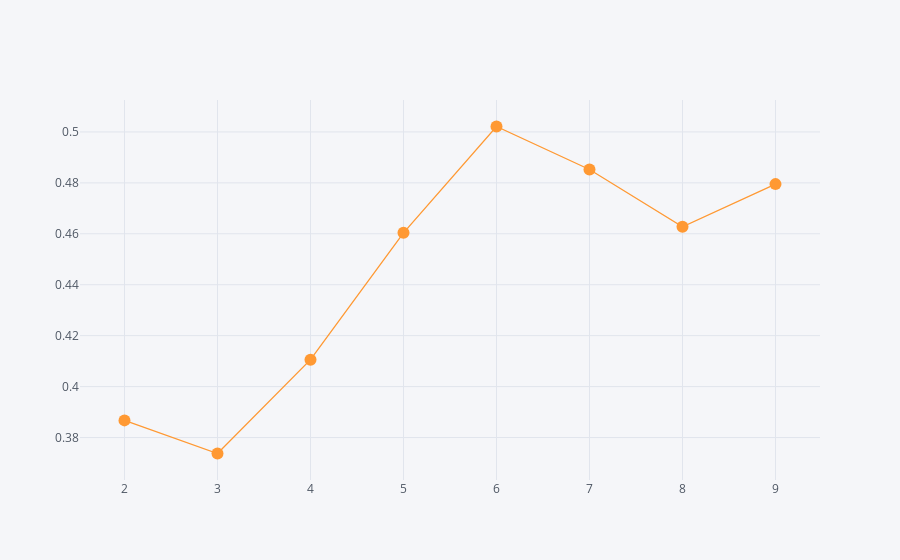

The cell this chart's notebook holds for it:
### Code cell
configure_plotly_browser_state()
df_cl[["slc"]].iplot(mode="markers+lines")

### Figure 1 — Plotly figure (JSON) as saved in the notebook; plotly's stock layout.template omitted (floating-point values rounded to 4 significant figures)
{"data": [{"line": {"color": "rgba(255, 153, 51, 1.0)", "dash": "solid", "shape": "linear", "width": 1.3}, "marker": {"size": 12, "symbol": "circle"}, "mode": "markers+lines", "name": "slc", "text": "", "x": [2, 3, 4, 5, 6, 7, 8, 9], "y": [0.3867, 0.3737, 0.4106, 0.4604, 0.5021, 0.4852, 0.4627, 0.4795], "type": "scatter"}], "layout": {"legend": {"bgcolor": "#F5F6F9", "font": {"color": "#4D5663"}}, "paper_bgcolor": "#F5F6F9", "plot_bgcolor": "#F5F6F9", "title": {"font": {"color": "#4D5663"}}, "xaxis": {"gridcolor": "#E1E5ED", "showgrid": true, "tickfont": {"color": "#4D5663"}, "title": {"font": {"color": "#4D5663"}, "text": ""}, "zerolinecolor": "#E1E5ED"}, "yaxis": {"gridcolor": "#E1E5ED", "showgrid": true, "tickfont": {"color": "#4D5663"}, "title": {"font": {"color": "#4D5663"}, "text": ""}, "zerolinecolor": "#E1E5ED"}}}
